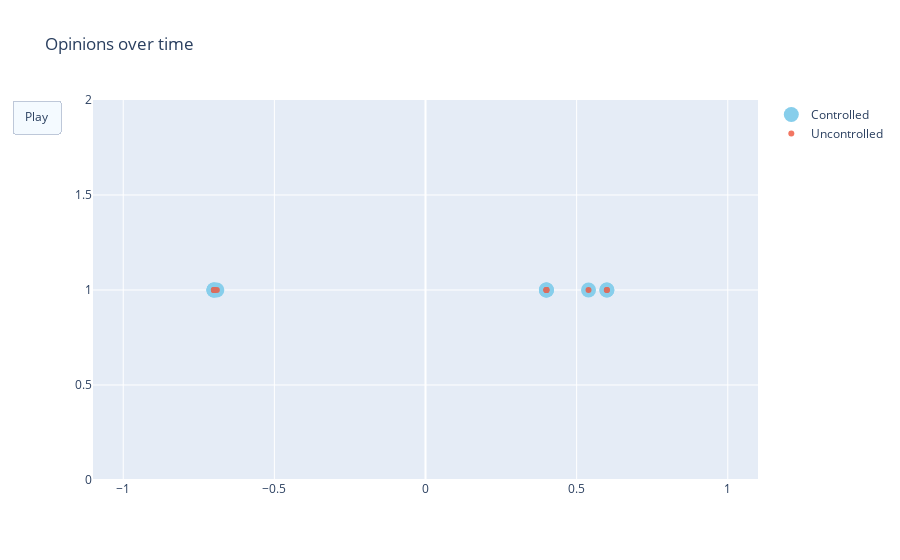

Here is the notebook cell this chart was saved with:
### Code cell
fig = go.Figure(
    data=[go.Scatter(x=c_xs[:, 0].flatten(), y=np.ones(eq.var_dim-1),
                         mode='markers',
                         name="Controlled", marker=dict(color='SkyBlue', size=15)),
         go.Scatter(x=uc_xs[:, 0].flatten(), y=np.ones(eq.var_dim-1),
                         mode='markers',
                         name="Uncontrolled", opacity=0.8)],
    layout=go.Layout(
        xaxis=dict(range=[-1.1, 1.1], autorange=False),
        yaxis=dict(range=[0, 2], autorange=False),
        title="Opinions over time",
        updatemenus=[dict(
            type="buttons",
            buttons=[dict(label="Play",
                          method="animate",
                          args=[None, {"frame": {"duration": 25, 
                                                                        "redraw": False},
                                                              "fromcurrent": True, 
                                                              "transition": {"duration": 0.1}}])])]
    ),
    frames=[go.Frame(data=[go.Scatter(x=c_xs[:, i].flatten(), y=np.ones(eq.var_dim-1),
                         mode='markers',
                         name="Controlled", marker=dict(color='SkyBlue', size=15)),
                          go.Scatter(x=uc_xs[:, i].flatten(), y=np.ones(eq.var_dim-1),
                         mode='markers',
                         name="Uncontrolled", opacity=0.8)]) for i in range(c_xs.shape[1])]
)
fig.update_layout(transition = {'duration': 0.1})
fig.show()

### Figure 1 — Plotly figure (JSON) as saved in the notebook; plotly's stock layout.template omitted (floating-point values rounded to 4 significant figures)
{"data": [{"marker": {"color": "SkyBlue", "size": 15}, "mode": "markers", "name": "Controlled", "type": "scatter", "x": [-0.7, -0.7, -0.6904, -0.7, 0.4, 0.6, 0.4, 0.5393, 0.6, 0.4], "y": [1, 1, 1, 1, 1, 1, 1, 1, 1, 1]}, {"mode": "markers", "name": "Uncontrolled", "opacity": 0.8, "type": "scatter", "x": [-0.7, -0.7, -0.6904, -0.7, 0.4, 0.6, 0.4, 0.5393, 0.6, 0.4], "y": [1, 1, 1, 1, 1, 1, 1, 1, 1, 1]}], "layout": {"title": {"text": "Opinions over time"}, "transition": {"duration": 0.1}, "updatemenus": [{"buttons": [{"args": [null, {"frame": {"duration": 25, "redraw": false}, "fromcurrent": true, "transition": {"duration": 0.1}}], "label": "Play", "method": "animate"}], "type": "buttons"}], "xaxis": {"autorange": false, "range": [-1.1, 1.1]}, "yaxis": {"autorange": false, "range": [0, 2]}}}
